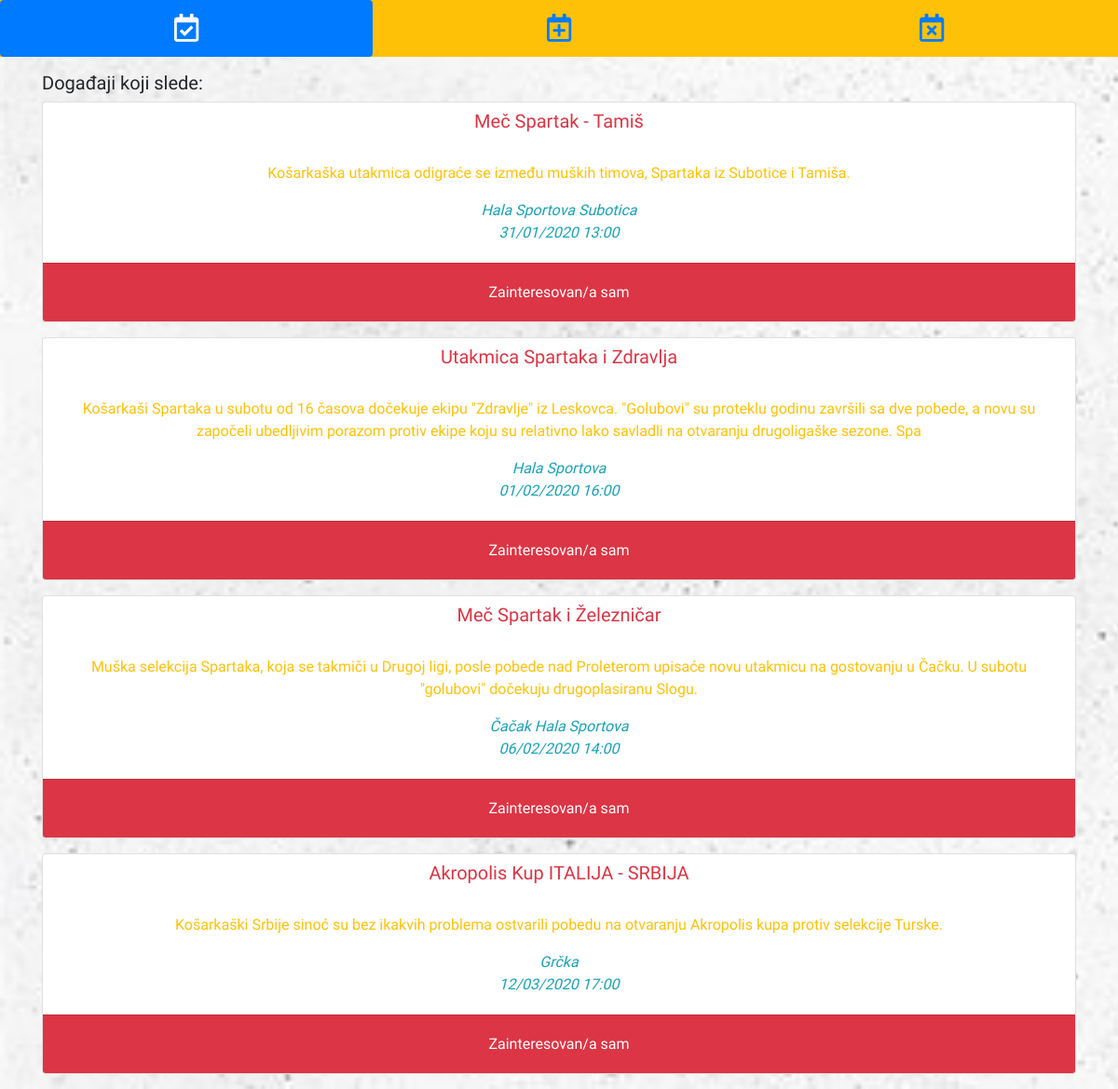
The app's page /MobileApp/index.php (signed in) with its own data.
### tables this page shows
CREATE TABLE `events` (
  `id` int(255) NOT NULL,
  `title` varchar(255) NOT NULL,
  `description` varchar(255) NOT NULL,
  `address` varchar(255) NOT NULL,
  `date_time` datetime NOT NULL
);

### MobileApp/events.php (the view, shortened to what this page needs)
<?php include_once "header.php"; ?>
    <body>
        <div class="container">
            <h5> Događaji koji slede: </h5>
            <?php
                $sql = "SELECT * FROM events WHERE date_time > NOW()";
                $query = mysqli_query($conn, $sql) or die($conn);
                $results = mysqli_fetch_all($query, MYSQLI_ASSOC);
                foreach ($results as $result) {?>
                <div class="card mb-3">
                    <div class="row no-gutters">
                        <div class="col-12 col-md-12 col-xl-12">
                            <div class="card-title text-center mt-2">
                                <h5 class="text-danger"><?= $result['title'] ?></h5>
                            </div>
                             <div class="card-body text-center">
                                 <p class=" text-warning"><?= $result['description'] ?></p>
                                 <i class=" text-info"><?= $result['address'] ?> </i> <br>
                                 <i class=" text-info"><?= date("d/m/Y H:i", strtotime($result['date_time'])) ?></i>
                            </div>
                            <div class="card-footer text-center bg-danger">
                                <button type="submit" class="btn btn-danger btn-block text-white">Zainteresovan/a sam</button>
                            </div>
                        </div>
                    </div>
                </div>
            <?php } ?>
        </div>
    </body>

### MobileApp/assets/css/style.css (style rules this page uses)
* { font-family: 'Staatliches', cursive; }
body { background-image: url("../images/background.jpg"); background-repeat: no-repeat; background-attachment: fixed; background-size: cover; }

### records on screen
events: title "Meč Spartak - Tamiš", description "Košarkaška utakmica odigraće se između muških timova, Spartaka iz Subotice i Tamiša.", address "Hala Sportova Subotica", date_time "31/01/2020 13:00"
events: title "Utakmica Spartaka i Zdravlja", description "Košarkaši Spartaka u subotu od 16 časova dočekuje ekipu \"Zdravlje\" iz Leskovca. \"Golubovi\" su proteklu godinu završili sa dve pobede, a novu su započeli ubedljivim porazom protiv ekipe koju su relativno lako savladli na otvaranju drugoligaške sezone. Spa", address "Hala Sportova", date_time "01/02/2020 16:00"
events: title "Meč Spartak i Železničar", description "Muška selekcija Spartaka, koja se takmiči u Drugoj ligi, posle pobede nad Proleterom upisaće novu utakmicu na gostovanju u Čačku. U subotu \"golubovi\" dočekuju drugoplasiranu Slogu.", address "Čačak Hala Sportova", date_time "06/02/2020 14:00"
events: title "Akropolis Kup ITALIJA - SRBIJA", description "Košarkaški Srbije sinoć su bez ikakvih problema ostvarili pobedu na otvaranju Akropolis kupa protiv selekcije Turske.", address "Grčka", date_time "12/03/2020 17:00"
